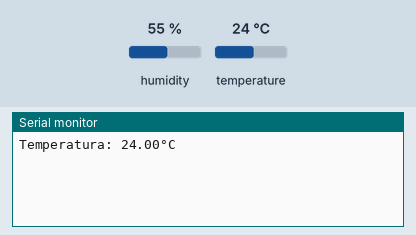
A sketch run on a simulated ESP32. Parts: the last lines printed to the serial monitor. The test bench sets the inputs (shaded band); at power-on: temperature 24 °C, humidity 55 %. WiFi joins after 1.5 s; servers stay silent unless stated.

Above: at 2.7 s.
2.8 s: temperature set to 12 °C
At 7.8 s:
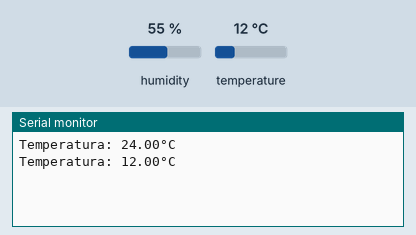
8.8 s: temperature set to 19 °C
At 12.5 s:
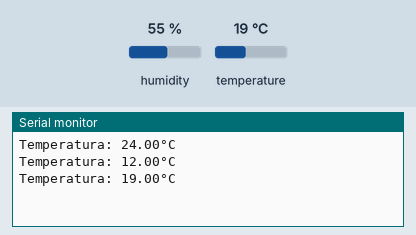
Timing chart, 0 to 14.0 s (numbered marks = the images above; inputs shaded):
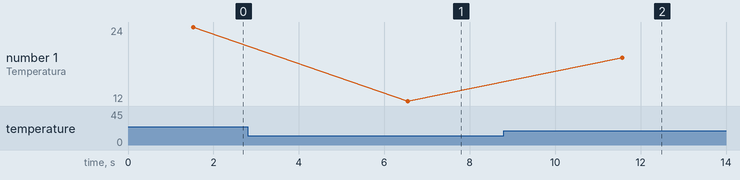

The sketch:

SENSORES_sep30a.ino
```cpp
#include "arduino_secrets.h"
// GRUPO 3 -SEAMANA 4- SENSORES Y ACTUADORES
//INCLUYO LIBRERIAS
#include "arduino_secrets.h"
#include "thingProperties.h"
#include "DHT.h" // LIBRERIA PARA USAR EL SENSOR
#include "DHT_U.h"
#define DHTPIN 16 // PIN DONDE VOY A CONECTAR EL SENSOR
#define DHTTYPE DHT11 // SELECCIONO EL MODELO DEL SENSOR

DHT dht(DHTPIN, DHTTYPE); // CREO EL OBJETO Y LO LLAMO dht
// FUNCION PARA CONFIGURAR EL SENSOR
void setup() {
  // INICIALIZO LA COMUNICACION SERIAL
  Serial.begin(9600);
  // This delay gives the chance to wait for a Serial Monitor without blocking if none is found
  delay(1500);
  // INICIALIZO EL SENSOR
  dht.begin();
  // DEFINO EN  thingProperties.h
  initProperties();

  // CONECTO A  Arduino IoT Cloud
  ArduinoCloud.begin(ArduinoIoTPreferredConnection);

  /*
     The following function allows you to obtain more information
     related to the state of network and IoT Cloud connection and errors
     the higher number the more granular information you’ll get.
     The default is 0 (only errors).
     Maximum is 4
  */
  setDebugMessageLevel(2);
  ArduinoCloud.printDebugInfo();


}
// FUNCION BUCLE
void loop() {
  ArduinoCloud.update();
  // DEFINO UNA VARIABLE DECIMAL DEL TIPO FLOAT DONDE ALMACENO EL VALOR LEIDO DEL SENSOR
 float temp = dht.readTemperature();
  // VERIFICO QUE SE LEYO UN VALOR
  if ( isnan(temp) ) {
    Serial.println("Error de lectura en sensor DHT11!");
    return;
  }
 // ENVIO UN MENSAJE AL MONITOR SERI REFERIDA A LA LECTURA DE LA TEMPERATURA
  Serial.print("Temperatura: ");
  temperatura=temp;
  Serial.print(temperatura);
  Serial.println("°C ");
  delay(5000);
  // Your code here

}


/*
  Since Temperatura is READ_WRITE variable, onTemperaturaChange() is
  executed every time a new value is received from IoT Cloud.
*/
void onTemperaturaChange()  {
  // Add your code here to act upon Msg change
}
```

arduino_secrets.h
```cpp
#define SECRET_SSID ""
#define SECRET_PASS ""
#define SECRET_DEVICE_KEY ""
```

thingProperties.h
```cpp
// Code generated by Arduino IoT Cloud, DO NOT EDIT.

#include <ArduinoIoTCloud.h>
#include <Arduino_ConnectionHandler.h>

const char DEVICE_LOGIN_NAME[]  = "f2efaf32-c3f5-4598-b6c4-204946cd9e64";

const char SSID[]               = SECRET_SSID;    // Network SSID (name)
const char PASS[]               = SECRET_PASS;    // Network password (use for WPA, or use as key for WEP)
const char DEVICE_KEY[]  = SECRET_DEVICE_KEY;    // Secret device password


CloudTemperatureSensor temperatura;

void initProperties(){

  ArduinoCloud.setBoardId(DEVICE_LOGIN_NAME);
  ArduinoCloud.setSecretDeviceKey(DEVICE_KEY);
  ArduinoCloud.addProperty(temperatura, READ, 1 * SECONDS, NULL);

}

WiFiConnectionHandler ArduinoIoTPreferredConnection(SSID, PASS);
```

Measured:
- after the input at 2.8 s, the serial monitor: prints a new line after 3.7 s (image 1)
- after the input at 8.8 s, the serial monitor: prints a new line after 2.8 s (image 2)
- plotted number 1: 24 → 12 after the input at 2.8 s, 12 → 19 after the input at 8.8 s
